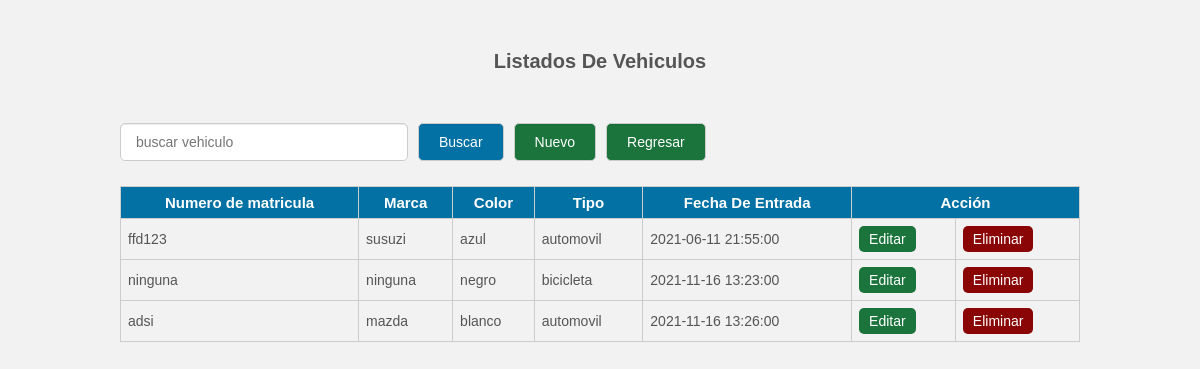
The page /pagina_vehiculo/index.php on the database its author committed.
### tables this page shows
CREATE TABLE `vehiculos` (
  `id` int(11) NOT NULL,
  `num_matricula` varchar(100) NOT NULL,
  `marca` varchar(100) NOT NULL,
  `color` varchar(100) NOT NULL,
  `tipo` varchar(100) NOT NULL,
  `fecha_entrada` timestamp NOT NULL DEFAULT current_timestamp() ON UPDATE current_timestamp()
);

### pagina_vehiculo/index.php (the view, shortened to what this page needs)
<?php
	include_once 'conexion.php';
	$sentencia_select=$con->prepare('SELECT *FROM vehiculos ORDER BY id ');
	$sentencia_select->execute();
	$resultado=$sentencia_select->fetchAll();
?>
<!DOCTYPE html>
<html lang="es">
<head>
	<link rel="stylesheet" href="css/estilo.css">
</head>
<body>
	<div class="contenedor">
		<h2>Listados De Vehiculos</h2>
		<div class="barra__buscador">
			<form action="" class="formulario" method="post">
				<input type="text" name="buscar" placeholder="buscar vehiculo"
				value="<?php if(isset($buscar_text)) echo $buscar_text; ?>" class="input__text">
				<input type="submit" class="btn" name="btn_buscar" value="Buscar">
				<a href="insert.php" class="btn btn__nuevo">Nuevo</a>
				<a href="../pagina_usuario/modelo/home.php" class="btn btn__nuevo">Regresar</a>
			</form>
		</div>
		<table>
			<tr class="head">
				<td>Numero de matricula</td>
				<td>Marca</td>
				<td>Color</td>
				<td>Tipo</td>
				<td>Fecha De Entrada</td>
				<td colspan="2">Acción</td>
			</tr>
			<?php foreach($resultado as $fila):?>
				<tr >
					<td><?php echo $fila['num_matricula']; ?></td>
					<td><?php echo $fila['marca']; ?></td>
					<td><?php echo $fila['color']; ?></td>
					<td><?php echo $fila['tipo']; ?></td>
					<td><?php echo $fila['fecha_entrada']; ?></td>
					<td><a href="update.php?id=<?php echo $fila['id']; ?>"  class="btn__update" >Editar</a></td>
					<td><a href="delete.php?id=<?php echo $fila['id']; ?>" class="btn__delete">Eliminar</a></td>
				</tr>
			<?php endforeach ?>
		</table>
	</div>
</body>
</html>

### pagina_vehiculo/css/estilo.css (style rules this page uses)
* { padding: 0; margin: 0px; box-sizing: border-box; }
body { font-family: 'Arial',sans-serif; font-size: 16px; background: #f2f2f2; }
a { text-decoration: none; }
.contenedor { width: 80%; max-width: 1000px; margin: 30px auto; overflow: hidden; }
h2 { display: block; margin-top: 20px; margin-bottom: 20px; text-align: center; font-size: 20px; font-family: 'Arial', sans-serif; font-weight: bold; color: #555; }
.barra__buscador { width: 100%; margin-top: 50px; margin-bottom: 10px; }
.formulario { display: flex; width: 100%; overflow: hidden; }
form .input__text { width: 100%; border: 1px solid #ccc; border-radius: 5px; box-shadow: 0 1px 1px rgba(0, 0, 0, 0.075) inset; color: #848688; display: block; font-size: 14px; margin-bottom: 15px; padding: 10px 15px; max-width: 30%; margin-right: 10px; outline: medium none; }
form .btn { border: 1px solid #ccc; border-radius: 5px; box-shadow: 0 1px 1px rgba(0, 0, 0, 0.075) inset; color: #fff; display: block; font-size: 14px; background: rgb(3, 113, 163); margin-bottom: 15px; padding: 10px 20px; margin-right: 10px; outline: medium none; cursor: pointer; }
.btn__nuevo { float: right; background: #1b743c !important; }
table { width: 100%; border-collapse: collapse; }
table .head { background: rgb(3, 113, 163); }
table .head td { color: #fff; font-family: 'Arial',sans-serif; font-weight: bold; font-size: 15px; text-align: center; }
table tr td { border:1px solid #ccc; padding: 7px; font-size: 14px; color: #555; }
.btn__update { display: inline-block; font-size: 14px; background: #1b743c; color: #fff; border-radius: 5px; padding: 5px 10px; }
.btn__delete { display: inline-block; font-size: 14px; background: #8a0505; color: #fff; border-radius: 5px; padding: 5px 10px; }

### rows shown on the page
vehiculos: num_matricula "ffd123", marca "susuzi", color "azul", tipo "automovil", fecha_entrada "2021-06-11 21:55:00"
vehiculos: num_matricula "ninguna", marca "ninguna", color "negro", tipo "bicicleta", fecha_entrada "2021-11-16 13:23:00"
vehiculos: num_matricula "adsi", marca "mazda", color "blanco", tipo "automovil", fecha_entrada "2021-11-16 13:26:00"
